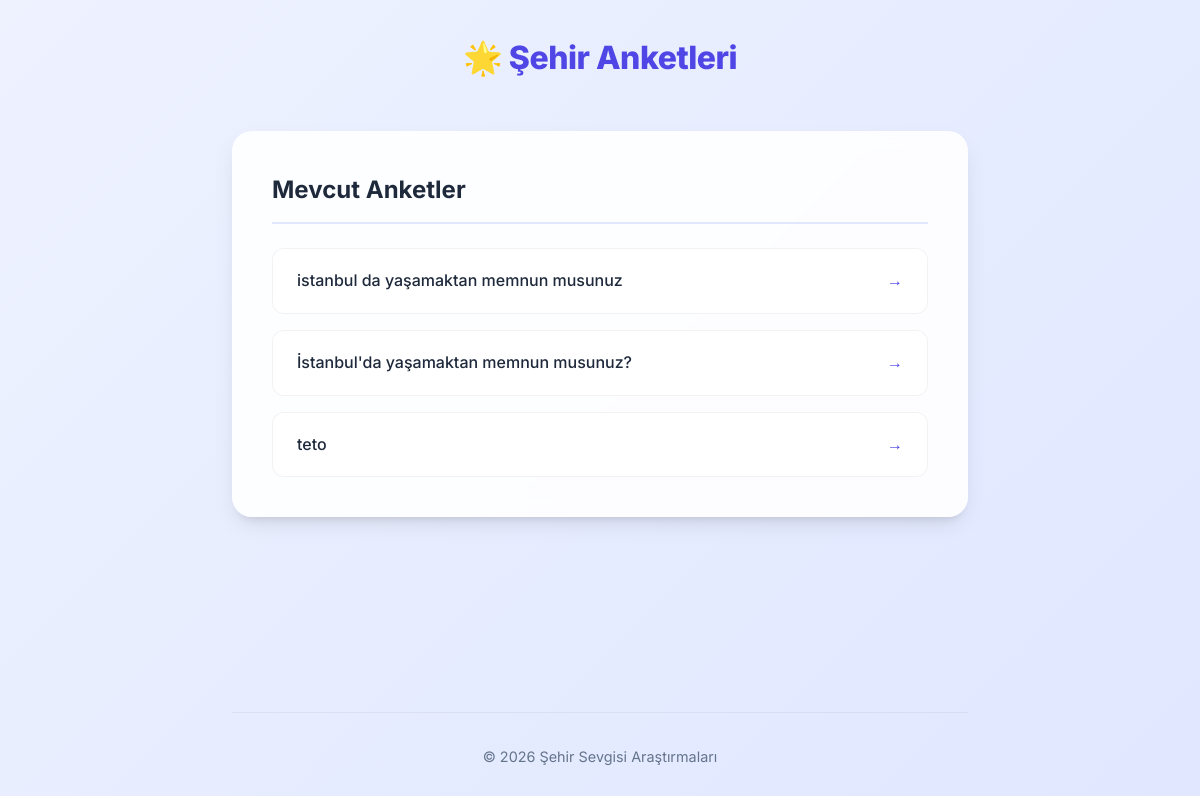
/polls/, run on an earlier commit of the app's database.
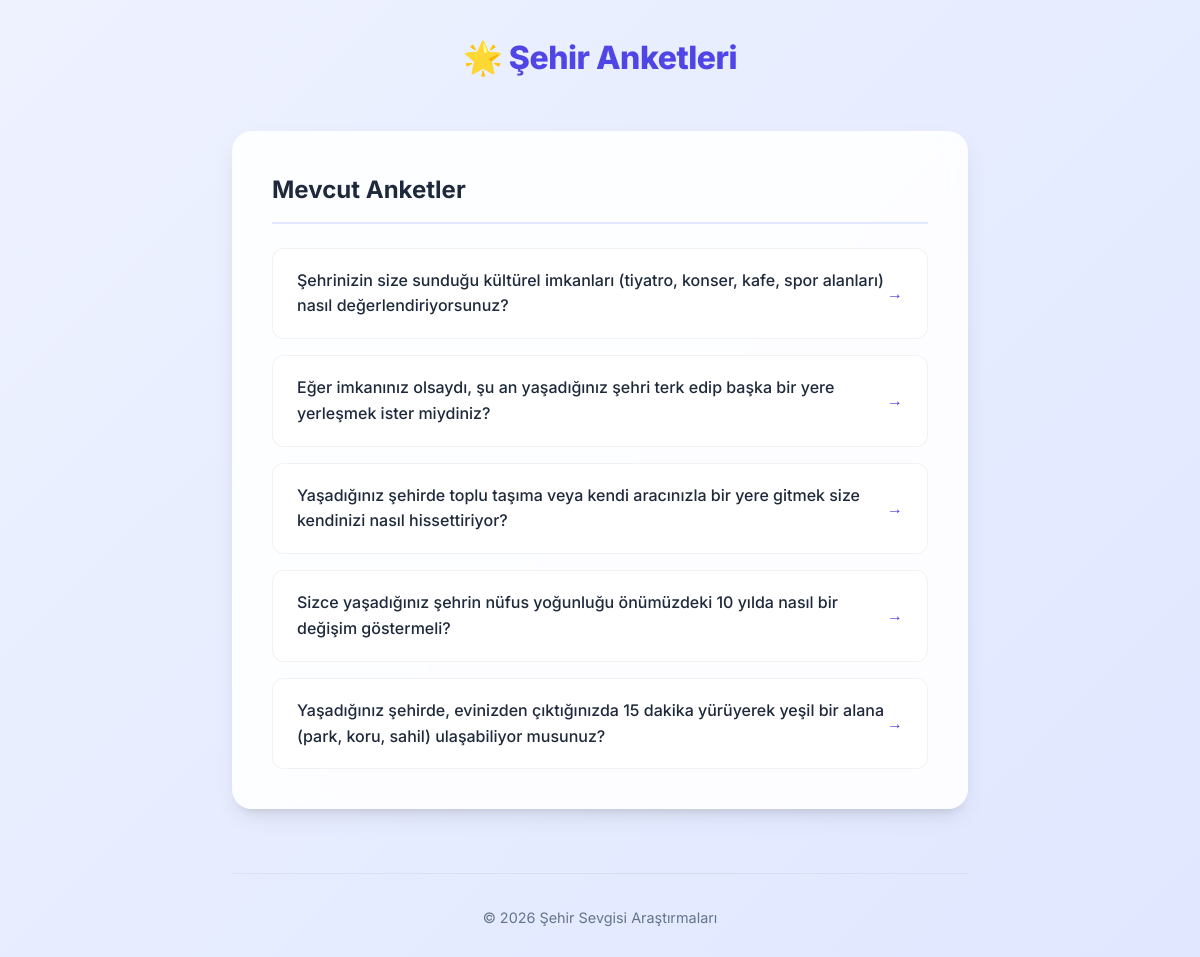
And on a later commit of the database.
### polls/models.py (models this page shows, shortened)
class Question(models.Model):
    question_text = models.CharField(max_length=200, verbose_name="Anket Sorusu")
    pub_date = models.DateTimeField(verbose_name="Yayınlanma Tarihi")

### polls/views.py (the view)
# urls.py: path("", views.IndexView.as_view(), name="index"),
class IndexView(generic.ListView):
    template_name = "polls/index.html"
    context_object_name = "latest_question_list"
    def get_queryset(self):
        return Question.objects.filter(pub_date__lte=timezone.now()).order_by("-pub_date")[:5]

### polls/templates/polls/index.html
{% extends "polls/base.html" %}
{% block content %}
<div class="polls-container">
    <h2 class="page-title">Mevcut Anketler</h2>
    {% if latest_question_list %}
        <ul class="poll-list">
            {% for question in latest_question_list %}
                <li class="poll-card">
                    <a href="{% url 'polls:detail' question.id %}" class="poll-link">
                        <span class="poll-text">{{ question.question_text }}</span>
                        <span class="poll-arrow">→</span>
                    </a>
                </li>
            {% endfor %}
        </ul>
    {% else %}
        <div class="empty-state">
            <p>Henüz eklenmiş bir anket bulunmuyor. Lütfen daha sonra tekrar deneyin.</p>
        </div>
    {% endif %}
</div>
{% endblock content %}

### polls/templates/polls/base.html (shortened to what this page needs)
{% load static %}
<!DOCTYPE html>
<html lang="tr">
<head>
    <link rel="stylesheet" href="{% static 'polls/style.css' %}">
</head>
<body>
    <div class="app-container">
        <header class="app-header">
            <a href="{% url 'polls:index' %}" class="logo">🌟 Şehir Anketleri</a>
        </header>
        <main class="app-content">
            {% block content %}
            {% endblock content %}
        </main>
        <footer class="app-footer">
            <p>&copy; 2026 Şehir Sevgisi Araştırmaları</p>
        </footer>
    </div>
</body>
</html>

### polls/static/polls/style.css (style rules this page uses)
:root { --primary-color: #4F46E5; --primary-hover: #4338CA; --secondary-color: #10B981; --secondary-hover: #059669; --background-gradient-start: #EEF2FF; --background-gradient-end: #E0E7FF; --text-main: #1E293B; --text-muted: #64748B; --card-bg: rgba(255, 255, 255, 0.9); --card-shadow: 0 10px 25px -5px rgba(0, 0, 0, 0.1), 0 8px 10px -6px rgba(0, 0, 0, 0.1); --font-family: 'Inter', sans-serif; --radius-md: 12px; --radius-lg: 20px; --radius-full: 9999px; --transition-speed: 0.3s; }
* { box-sizing: border-box; margin: 0; padding: 0; }
body { font-family: var(--font-family); background: linear-gradient(135deg, var(--background-gradient-start) 0%, var(--background-gradient-end) 100%); color: var(--text-main); line-height: 1.6; min-height: 100vh; display: flex; flex-direction: column; }
.app-container { max-width: 800px; margin: 0 auto; width: 100%; padding: 2rem; flex-grow: 1; display: flex; flex-direction: column; }
.app-header { text-align: center; margin-bottom: 3rem; animation: fadeInDown 0.8s ease; }
.logo { font-size: 2rem; font-weight: 800; color: var(--primary-color); text-decoration: none; letter-spacing: -0.5px; transition: color var(--transition-speed); }
.app-content { flex-grow: 1; animation: fadeInUp 0.8s ease; }
.app-footer { text-align: center; margin-top: 4rem; padding-top: 2rem; color: var(--text-muted); font-size: 0.9rem; border-top: 1px solid rgba(0,0,0,0.05); }
h1, h2, h3 { color: var(--text-main); font-weight: 700; }
.polls-container { background: var(--card-bg); border-radius: var(--radius-lg); padding: 2.5rem; box-shadow: var(--card-shadow); backdrop-filter: blur(10px); }
.page-title { margin-bottom: 1.5rem; font-size: 1.5rem; color: var(--text-main); border-bottom: 2px solid var(--background-gradient-end); padding-bottom: 0.75rem; }
.poll-list { list-style: none; display: flex; flex-direction: column; gap: 1rem; }
.poll-card a { display: flex; justify-content: space-between; align-items: center; padding: 1.2rem 1.5rem; background: white; border-radius: var(--radius-md); text-decoration: none; color: var(--text-main); font-weight: 500; border: 1px solid rgba(0,0,0,0.05); transition: all var(--transition-speed) ease; }
.poll-arrow { color: var(--primary-color); font-weight: bold; transform: translateX(0); transition: transform var(--transition-speed); }

What changed in the data, as far as the page shows it:
removed Question: question_text "istanbul da yaşamaktan memnun musunuz"
removed Question: question_text "İstanbul'da yaşamaktan memnun musunuz?"
removed Question: question_text "teto"
added Question: question_text "Şehrinizin size sunduğu kültürel imkanları (tiyatro, konser, kafe, spor alanları) nasıl değerlendiriyorsunuz?"
added Question: question_text "Eğer imkanınız olsaydı, şu an yaşadığınız şehri terk edip başka bir yere yerleşmek ister miydiniz?"
added Question: question_text "Yaşadığınız şehirde toplu taşıma veya kendi aracınızla bir yere gitmek size kendinizi nasıl hissettiriyor?"
added Question: question_text "Sizce yaşadığınız şehrin nüfus yoğunluğu önümüzdeki 10 yılda nasıl bir değişim göstermeli?"
added Question: question_text "Yaşadığınız şehirde, evinizden çıktığınızda 15 dakika yürüyerek yeşil bir alana (park, koru, sahil) ulaşabiliyor musunuz?"
